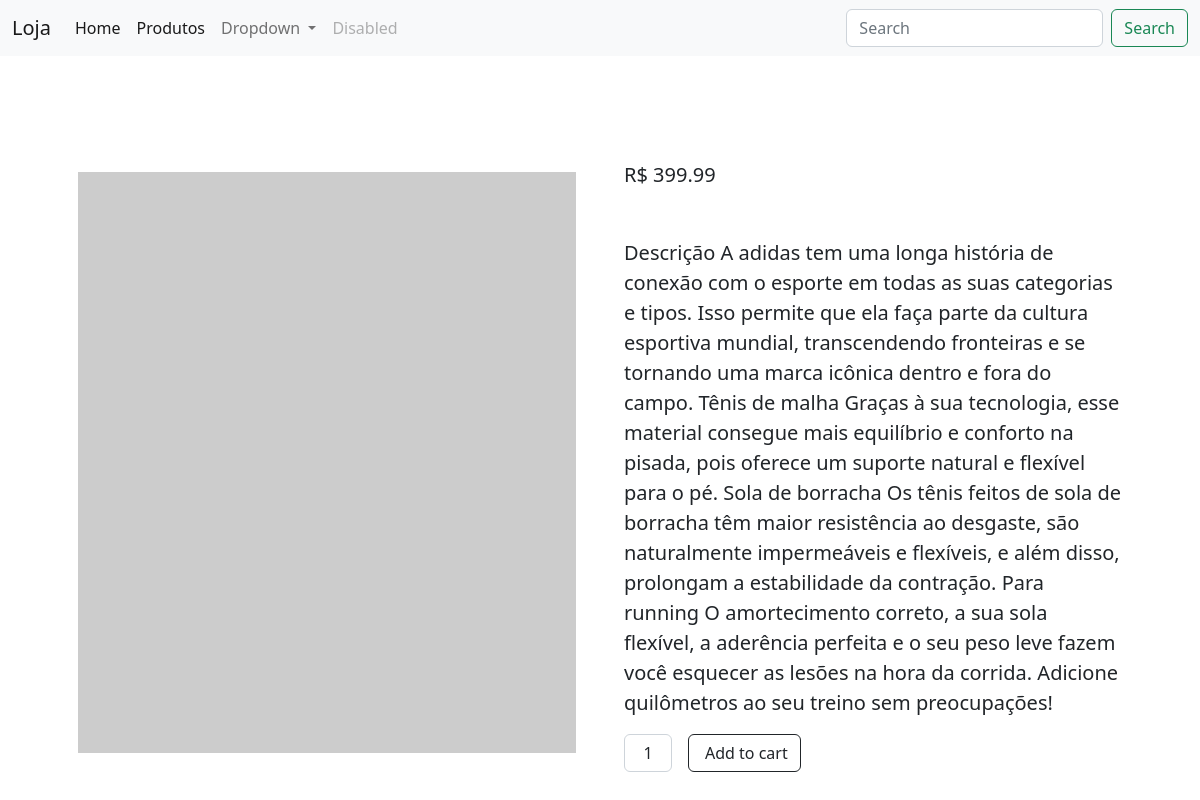
The page /produto/5 on the database its author committed.
### produtos/models.py (models this page shows, shortened)
class Product(models.Model):
    OPCOES_MODA = [
        ("UNISSEX", "Unissex"),
        ("FEMININA", "Feminina"),
        ("MASCULINA", "Masculina")
    ]
    name = models.CharField(max_length=200, verbose_name="Nome do Produto")
    description = models.TextField(verbose_name="Descrição do produto")
    price = models.FloatField(verbose_name="Preço")
    fashion = models.CharField(max_length=50, choices=OPCOES_MODA,
    default= "", blank=False, null=False, verbose_name="Moda")
    status = models.BooleanField(verbose_name="Disponível", default=True)
    stock = models.PositiveIntegerField(verbose_name="Estoque disponível")
    category = models.ForeignKey(Category, verbose_name="Categoria", on_delete=models.CASCADE)
    brand = models.ForeignKey(Brand, verbose_name="Marca/Fabricante", on_delete=models.CASCADE)
    color = models.ForeignKey(Color, verbose_name="Cor", on_delete=models.CASCADE)
    size = models.ForeignKey(Size, verbose_name="Tamanho", on_delete=models.CASCADE)
    image = models.ImageField(upload_to="fotos/%Y/%m/%d/", blank=True)
    registration_date = models.DateTimeField(default=datetime.now,
    blank=False, editable=False, verbose_name="Data Cadastro")
    class Meta:
        verbose_name = "Produto"
        verbose_name_plural = "Produtos"

### produtos/views.py (the view)
# urls.py: path('produto/<int:product_id>', produto, name='produto'),
def produto(request, product_id):
    produto_info = get_object_or_404(Product, pk=product_id)
    return render(request, 'produtos/produto.html', {"data":produto_info})

### templates/produtos/produto.html (shortened to what this page needs)
{% extends 'base.html' %}
{% block content%}
<section class="py-5">
    <div class="container px-4 px-lg-5 my-5">
        <div class="row gx-4 gx-lg-5 align-items-center">
            <div class="col-md-6"><img class="card-img-top mb-5 mb-md-0" src="https://dummyimage.com/600x700/dee2e6/6c757d.jpg" alt="..." /></div>
            <div class="col-md-6">
                <div class="fs-5 mb-5">
                    <span>R$ {{ data.price|floatformat:2 }}</span>
                </div>
                <p class='lead'> {{ data.description }}</p>
                <div class="d-flex">
                    <input class="form-control text-center me-3" id="inputQuantity" type="num" value="1" style="max-width: 3rem" />
                    <button class="btn btn-outline-dark flex-shrink-0" type="button">
                        Add to cart
                    </button>
                </div>
            </div>
        </div>
    </div>
</section>
    {% endblock %}

### templates/base.html (shortened to what this page needs)
{% load static %}
<!DOCTYPE html>
<html lang="pt-br">
<head>
    <link href="https://cdn.jsdelivr.net/npm/bootstrap@5.2.3/dist/css/bootstrap.min.css" rel="stylesheet">
    <link rel="stylesheet" href="{% static 'css/style.css' %}">
  </head>
<header>
  <nav class="navbar navbar-expand-lg bg-light">
    <div class="container-fluid">
      <a class="navbar-brand" href="#">Loja</a>
      <div class="collapse navbar-collapse" id="navbarSupportedContent">
        <ul class="navbar-nav me-auto mb-2 mb-lg-0">
          <li class="nav-item">
            <a class="nav-link active" aria-current="page" href="{% url 'index' %}">Home</a>
          </li>
          <li class="nav-item">
            <a class="nav-link active" aria-current="page" href="{% url 'produtos' %}">Produtos</a>
          </li>
          <li class="nav-item dropdown">
            <a class="nav-link dropdown-toggle" href="#" role="button" data-bs-toggle="dropdown" aria-expanded="false">
              Dropdown
            </a>
          </li>
          <li class="nav-item">
            <a class="nav-link disabled">Disabled</a>
          </li>
        </ul>
        <form class="d-flex" role="search">
          <input class="form-control me-2" type="search" placeholder="Search" aria-label="Search">
          <button class="btn btn-outline-success" type="submit">Search</button>
        </form>
      </div>
    </div>
  </nav>
</header>
{% block content %}
{% endblock %}
</body>
</html>

### rows shown on the page
Product: price "399.99", description "Descrição A adidas tem uma longa história de conexão com o esporte em todas as suas categorias e tipos. Isso permite que ela faça parte da cultura esportiva mundial, transcendendo fronteiras e se tornando uma marca icônica dentro e fora do campo. Tênis de malha Graças à sua tecnologia, esse material consegue mais equilíbrio e conforto na pisada, pois oferece um suporte natural e flexível para o pé. Sola de borracha Os tênis feitos de sola de borracha têm maior resistência ao desgaste, são naturalmente impermeáveis e flexíveis, e além disso, prolongam a estabilidade da contração. Para running O amortecimento correto, a sua sola flexível, a aderência perfeita e o seu peso leve fazem você…"
